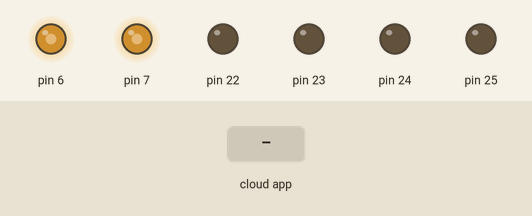
A sketch run on a simulated Arduino Mega 2560, built with avr-gcc and run on an emulated ATmega2560. On the bench: output pins drawn as LEDs (lit = HIGH). The test bench sets the inputs (shaded band). The ROS host is connected and sends only what is stated.

Above: at 1.2 s.
1.3 s: the phone or cloud app sets linear.x to -100
At 1.6 s:
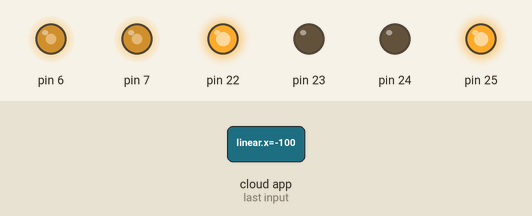
2.8 s: the phone or cloud app sets angular.z to -100
At 4.0 s:
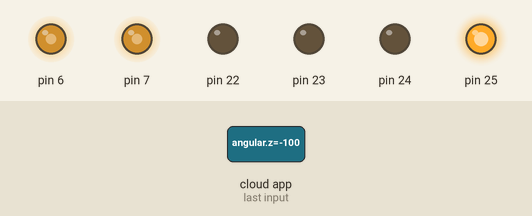
4.3 s: the phone or cloud app sets linear.x to 0
At 5.1 s:
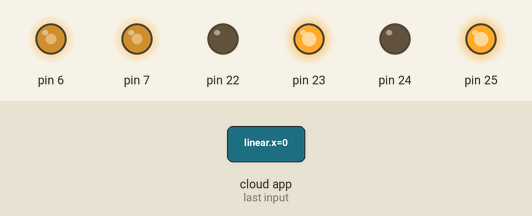
5.8 s: the phone or cloud app sets angular.z to 100
At 6.2 s:
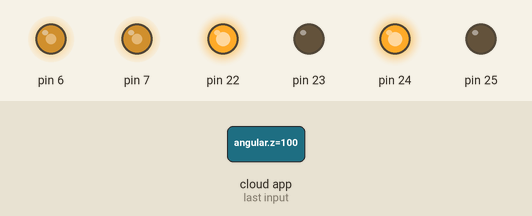
7.3 s: the phone or cloud app sets linear.x to 100
At 8.5 s:
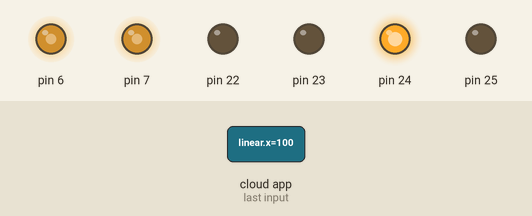
8.8 s: the phone or cloud app sets angular.z to 0
At 9.7 s:
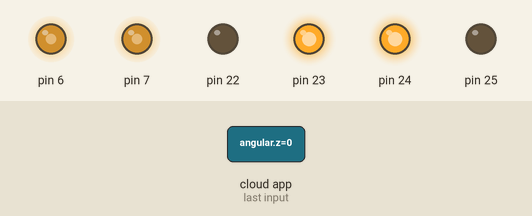
Timing chart, 0 to 11.3 s (numbered marks = the images above; inputs shaded):
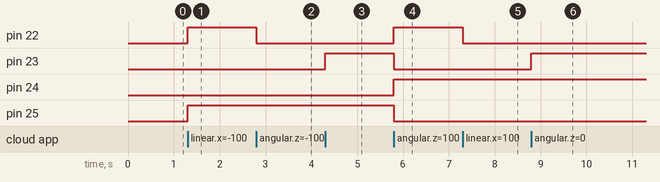

Measured:
- after the input at 1.3 s, pin 22, pin 25: LOW → HIGH at once
- after the input at 2.8 s, pin 22: HIGH → LOW at once
- after the input at 4.3 s, pin 23: LOW → HIGH at once
- after the input at 5.8 s, pin 22, pin 24: LOW → HIGH at once; pin 23, pin 25: HIGH → LOW at once
- after the input at 7.3 s, pin 22: HIGH → LOW at once
- after the input at 8.8 s, pin 23: LOW → HIGH at once

The sketch:

task3_EB.ino
```cpp
#include <ros.h>
#include <geometry_msgs/Twist.h>
#include "motion.c"

ros::NodeHandle  EB;

void callback(const geometry_msgs::Twist& msg){
  if(msg.linear.x>0){
    if(msg.angular.z>0)
      soft_left();
    else if(msg.angular.z==0)
      forward();
    else
      soft_right();
  }
  else if(msg.linear.x==0){
    if(msg.angular.z>0)
      left();
    else if(msg.angular.z==0)
      stp();
    else
      right();
  }
  else{
    if(msg.angular.z>0)
      soft_left_2();
    else if(msg.angular.z==0)
      back();
    else
      soft_right_2();
  }
}

ros::Subscriber<geometry_msgs::Twist> sub("cmd_vel", callback);

void setup() {

  EB.initNode();
  EB.subscribe(sub);
  cli();                      //disable all interrupts
  motion_pin_config();
  timer4_init();
  velocity(150,150);
  sei();                      //re-enable interrupts

}

void loop() {

  EB.spinOnce();

}
```

motion.c
```cpp
#include <avr/io.h>
//#include <avr/interrupt.h>
//#include <util/delay.h>

//Function to configure ports to enable robot's motion
void motion_pin_config (void)
{
	DDRA = DDRA | 0x0F;
	PORTA = PORTA & 0xF0;
	DDRH = DDRH | 0x18;   //Setting PH3 and PH4 pins as output for PWM generation
	PORTH = PORTH | 0x18; //PH3 and PH4 pins are for velocity control using PWM.
}


// Timer 4 initialized in PWM mode for velocity control
// Prescale:256
// PWM 8bit fast, TOP=0x00FF
// Timer Frequency:225.000Hz
void timer4_init()
{
	TCCR4B = 0x00;	//Stop
	TCNT4H = 0xFF;	//Counter higher 8-bit value to which OCR5xH value is compared with
	TCNT4L = 0x00;	//Counter lower 8-bit value to which OCR5xH value is compared with
	OCR4AH = 0x00;	//Output compare register high value for Left Motor
	OCR4AL = 0xFF;	//Output compare register low value for Left Motor
	OCR4BH = 0x00;	//Output compare register high value for Right Motor
	OCR4BL = 0xFF;	//Output compare register low value for Right Motor
	OCR4CH = 0x00;	//Output compare register high value for Motor C1
	OCR4CL = 0xFF;	//Output compare register low value for Motor C1
	TCCR4A = 0xA9;	/*{COM4A1=1, COM4A0=0; COM4B1=1, COM4B0=0; COM4C1=1 COM4C0=0}
 					  For Overriding normal port functionality to OCRnA outputs.
				  	  {WGM41=0, WGM40=1} Along With WGM42 in TCCR4B for Selecting FAST PWM 8-bit Mode*/

	TCCR4B = 0x0B;	//WGM12=1; CS12=0, CS11=1, CS10=1 (Prescaler=64)
}

// Function for robot velocity control
void velocity(unsigned char left_motor, unsigned char right_motor)
{
	OCR4AL = right_motor;
	OCR4BL = left_motor;
}

//Function used for setting motor's direction
void motion_set (unsigned char Direction)
{
	unsigned char PortARestore = 0;
	Direction &= 0x0F; 			// removing upper nibbel as it is not needed
	PortARestore = PORTA; 			// reading the PORTA's original status
	PortARestore &= 0xF0; 			// setting lower direction nibbel to 0
	PortARestore |= Direction; 		// adding lower nibbel for direction command and restoring the PORTA status
	PORTA = PortARestore; 			// setting the command to the port
}


void forward (void) //both wheels forward
{
  motion_set(0x06);
}

void back (void) //both wheels backward
{
  motion_set(0x09);
}

void left (void) //Left wheel backward, Right wheel forward
{
  motion_set(0x05);
}

void right (void) //Left wheel forward, Right wheel backward
{
  motion_set(0x0A);
}

void soft_left (void) //Left wheel stationary, Right wheel forward
{
 motion_set(0x04);
}

void soft_right (void) //Left wheel forward, Right wheel is stationary
{
 motion_set(0x02);
}

void soft_left_2 (void) //Left wheel backward, right wheel stationary
{
 motion_set(0x01);
}

void soft_right_2 (void) //Left wheel stationary, Right wheel backward
{
 motion_set(0x08);
}

void stp (void)
{
  motion_set(0x00);
}
```
